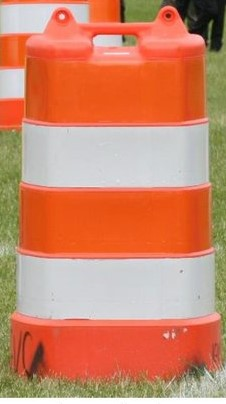
#> input picture SohamTripathy_CS20B073/media/barrel.jpg, 226 x 404 px
$ jupyter execute Question2.ipynb
#> lines starting #> are read from the running program, lines starting #| are printed output that depends on the picture; after the words box and inside, x2 and y2 are one past the last pixel; in counts of white or black regions, pixels touching at a corner belong together
[cell 1]
import cv2
from matplotlib import pyplot as plt


barrel_img = cv2.imread('./media/barrel.jpg')
#> barrel_img is the input picture: shape (404, 226, 3); mean B, G, R 105.1, 134.6, 204.5
barrel_hsv = cv2.cvtColor(barrel_img, cv2.COLOR_BGR2HSV)
#> barrel_hsv: shape (404, 226, 3); mean H, S, V 36.4, 122.5, 206.8
barrel_hist = cv2.calcHist([barrel_hsv],[0,1], None, [180,256], [0,180,0,256])
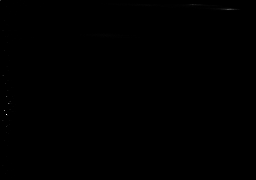
#> barrel_hist: shape (180, 256) float32; min 0, max 4851, mean 2; drawn with min black and max white
cv2.normalize(barrel_hist, barrel_hist, 0, 255, cv2.NORM_MINMAX)
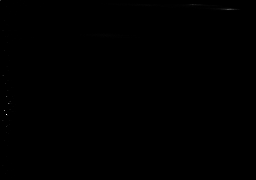
#> barrel_hist: shape (180, 256) float32; 13.42% of pixels changed, all inside (x1, y1, x2, y2) = (0, 0, 256, 180)


disc = cv2.getStructuringElement(cv2.MORPH_ELLIPSE, (5,5))


capture = cv2.VideoCapture('./media/video.mp4')

if capture.isOpened():
    while valid:
        valid, frame = capture.read()

        hsv_frame = cv2.cvtColor(frame, cv2.COLOR_BGR2HSV)
        res = cv2.calcBackProject([hsv_frame], [0,1], barrel_hist, [0, 180, 0, 256], scale=1)

        cv2.filter2D(res, -1, disc, res)

        _1,thresh = cv2.threshold(res,thresh=60,maxval=255,type=cv2.THRESH_BINARY)

        final = cv2.merge((thresh,thresh,thresh))

        result = cv2.bitwise_or(frame, final)


        plt.figure()
        plt.imshow(result)
        plt.show()

capture.release()
